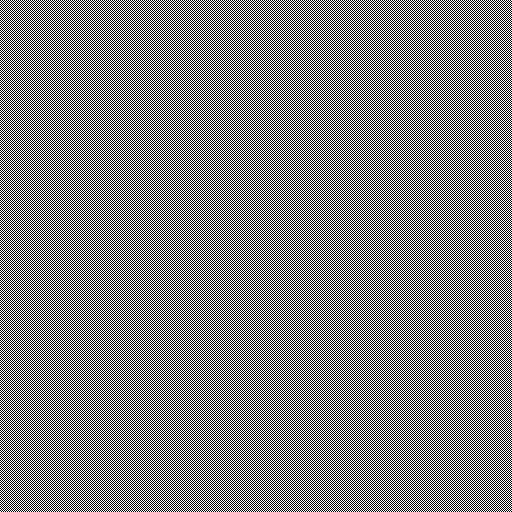
#> input picture semestre-5/Procesamiento digital de images/img/prueba.bmp, 512 x 512 px
$ python clase.py
#> lines starting #> are read from the running program, lines starting #| are printed output that depends on the picture
### semestre-5/Procesamiento digital de images/helpers/functions.py
import copy
import numpy as np
import cv2
import matplotlib.pyplot as plt

def render(value):
    plt.clf()
    plt.imshow(value,cmap="gray")
    plt.show()

# [95 lines left out: functions information, segmentation, clear_img, render_with_lines, get_coordinates_of_color, create_border_of_color and 2 more, not called in this run]

### semestre-5/Procesamiento digital de images/clase2/clase.py
import numpy as np
from cv2 import imread
from helpers.functions  import render

w_matrix=10
h_matrix=10

new_matrix = np.zeros((w_matrix,h_matrix))

for i in range(w_matrix):
    for j in range(h_matrix):
        if(i%2==0 and j%2!=0):
            new_matrix[i,j]=255

render(new_matrix)
#> in render, `plt.show()`:
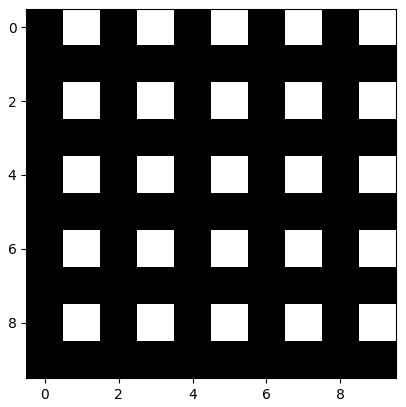
#> figure drawn by matplotlib, 1 panel


img = imread("../img/prueba.bmp")
#> img is the input picture: shape (512, 512, 3); 50% white in thin lines or dots
img_one_channel = img[:,:,0]
#> img_one_channel: shape (512, 512); 50% white in thin lines or dots
count_white=0
count_black=0
(row,column)=img_one_channel.shape
#> row = 512; column = 512

for i in range(row):
    for j in range(column):
        if(img_one_channel[i,j]==255):
            count_white+=1
        elif (img_one_channel[i,j]==0):
            count_black+=1
#> after the loop, count_black = 131072; count_white = 131072

render(img_one_channel)
print(count_white,count_black)
#| 131072 131072

$ run again, with semestre-5/Procesamiento digital de images/img/flowers.jpg saved as semestre-5/Procesamiento digital de images/img/prueba.bmp
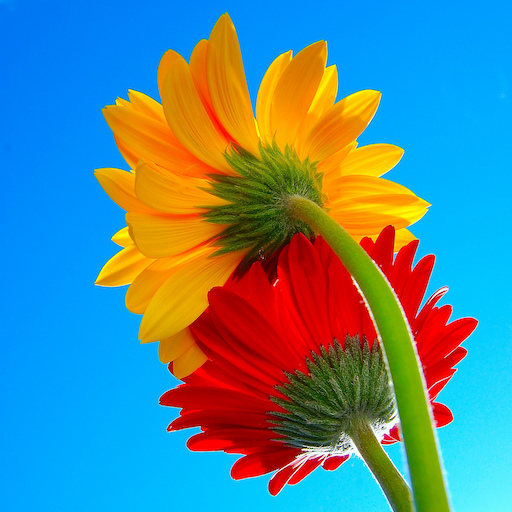
#> input picture semestre-5/Procesamiento digital de images/img/flowers.jpg, 512 x 512 px
#> img is the input picture: shape (512, 512, 3); mean B, G, R 144.6, 134.8, 86.6
#> `img_one_channel = img[:,:,0]`:
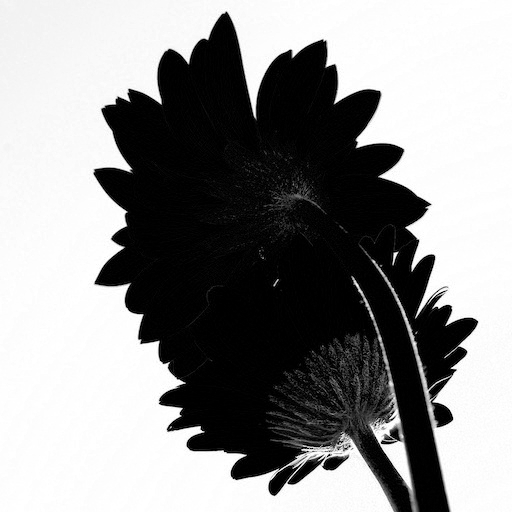
#> img_one_channel: shape (512, 512); min 0, max 255, mean 144.6
#| 22119 42303
